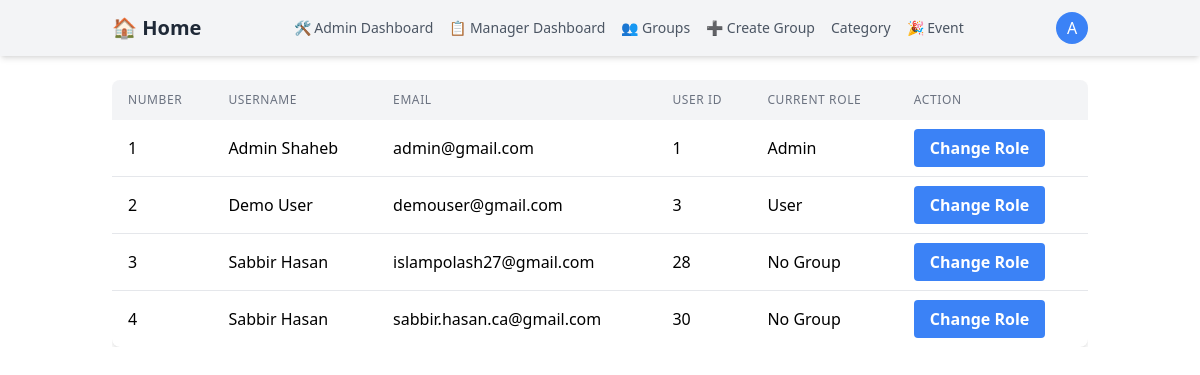
/users/admin/dashboard/ (signed in), run on an earlier commit of the app's database.
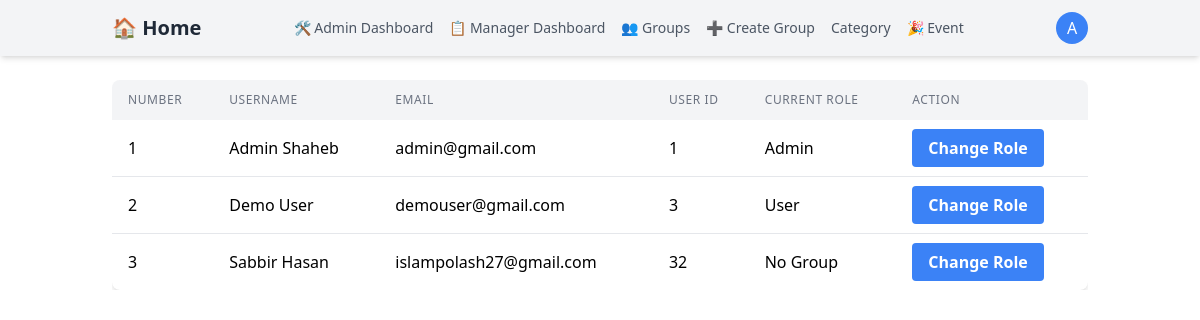
And on a later commit of the database.
### users/models.py (models this page shows, shortened)
class CustomUser(AbstractUser):
    bio = models.TextField(blank=True)
    location = models.CharField(max_length=200, blank=True, null=True)
    profession = models.CharField(max_length=200, blank=True, null=True)
    profile_image = models.ImageField(
        upload_to="profile_images",
        default='profile_images/default.png',
        blank=True,
        null=True
    )
    phone_number = models.CharField(
        max_length=11,
        validators=[
            RegexValidator(
                regex=r'^\+?1?\d{9,15}$',
                message="Phone number must be entered in the format: '+88'. Up to 11 digits allowed."
            )
        ], blank=True, null=True
    )
    objects = CustomUserManager()

### users/views.py (the view)
# urls.py: path('admin/dashboard/', AdminDashbaord.as_view(), name='admin-dashboard'),
@method_decorator(user_passes_test(is_manager_or_admin, login_url="no_permission"), name="dispatch")
class AdminDashbaord(View):
    def get(self, request, *args, **kwargs):
        users = User.objects.prefetch_related(
        Prefetch('groups',  queryset=Group.objects.all(), to_attr='all_groups')
        ).all()
        for user in users:
            if user.all_groups:
                user.group_name = user.all_groups[0].name
            else:
                user.group_name = "No Group"
        return render(request, "admin/dashboard.html", {'users': users})

### users/context_processors.py (called while the page is built)
def profile_image(request):
    default_image_url = "https://i.ibb.co/Ndzhyjzz/image.png"
    if request.user.is_authenticated:
        if request.user.profile_image:
            return {'profile_image': request.user.profile_image.url}
        else:
            return {'profile_image': default_image_url}
    else:
        return {'profile_image': default_image_url}

### users/views.py (called while the page is built)
def is_manager(user):
    return "Manager" in [group.name for group in user.groups.all()]

def is_admin(user):
    return "Admin" in [group.name for group in user.groups.all()]

def is_manager_or_admin(user):
    return user.is_authenticated and (is_manager(user) or is_admin(user))

### users/templates/admin/dashboard.html (shortened to what this page needs)
{% load static %}
<!DOCTYPE html>
<html lang="en">
  <head>
    <link rel="stylesheet" href="{% static 'css/output.css' %}">
    <link rel="stylesheet" href="{% static "css/style.css" %}">
  </head>
  <body>
    <header class="bg-gray-100 shadow-md">
      <nav class="container mx-auto px-6 py-3">
        <div class="flex justify-between items-center">
          <a href="{% url "home" %}" class="text-xl font-bold text-gray-800"
            >🏠 Home</a
          >
          <div class="hidden md:flex space-x-4 text-sm font-medium text-gray-600">
            {% if user.is_authenticated and user.is_staff %}
            <a
              href="{% url "dashboard" %}"
              class="text-gray-600 hover:text-gray-800"
              >
              🛠️ Admin Dashboard
              </a
            >
            {% endif %}
            <a
              href="{% url "admin_event" %}"
              class="text-gray-600 hover:text-gray-800"
              >📋 Manager Dashboard</a
            >
            {% if user.is_authenticated and user.is_staff %}
            <a href="{% url 'group_list' %}" class="text-gray-600 hover:text-gray-800"
              >👥 Groups</a
            >
            {% endif %}
            {% if user.is_authenticated and user.is_staff %}
            <a
              href="{% url 'create_group' %}"
              class="text-gray-600 hover:text-gray-800"
              >➕ Create Group</a
            >
            {% endif %}
              <div class="relative drpdwn">
                <button id="category-text" class="text-gray-600 hover:text-gray-800">Category</button>
              </div>
              <a href="{% url "admin_event" %}" class="relative">
                <button class="text-gray-600 rounded-full hover:text-gray-800">🎉 Event</button>
              </a>
          </div>
          <div class="flex items-center">
            <div class="relative">
              <button id="user-menu-button" class="rounded-full p-2 bg-blue-500 text-white w-8 h-8
                flex items-center justify-center hover:bg-gray-700">
                    {% if user.groups.all.0.name == "Admin" %}
                        A
                    {% elif user.groups.all.0.name == "Manager" %}
                        M
                    {% else %}
                        U
                    {% endif %}
                </button>
            </div>
          </div>
        </div>
      </nav>
    </header>
    <main>
      {% if user.is_authenticated and user.is_staff %}
      {% include "admin/user_list.html" %}
      {% endif %}
    </main>
  </body>
  </html>

### users/templates/admin/user_list.html
<div class="container mx-auto p-6">
    <div class="overflow-x-auto">
      <table class="min-w-full bg-white shadow-md rounded-lg overflow-hidden">
        <thead class="bg-gray-100">
          <tr>
            <th
              class="px-4 py-3 text-left text-xs font-medium text-gray-500 uppercase tracking-wider"
            >
              Number
            </th>
            <th
              class="px-4 py-3 text-left text-xs font-medium text-gray-500 uppercase tracking-wider"
            >
              Username
            </th>
            <th
              class="px-4 py-3 text-left text-xs font-medium text-gray-500 uppercase tracking-wider"
            >
              Email
            </th>
            <th
              class="px-4 py-3 text-left text-xs font-medium text-gray-500 uppercase tracking-wider"
            >
              User ID
            </th>
            <th
              class="px-4 py-3 text-left text-xs font-medium text-gray-500 uppercase tracking-wider"
            >
              Current Role
            </th>
            <th
              class="px-4 py-3 text-left text-xs font-medium text-gray-500 uppercase tracking-wider"
            >
              Action
            </th>
          </tr>
        </thead>
        <tbody class="divide-y divide-gray-200">
            {% for user in users %}
            <tr class="hover:bg-gray-50">
                <td class="px-4 py-4 whitespace-nowrap"> {{forloop.counter}} </td>
                <td class="px-4 py-4 whitespace-nowrap"> {{user.first_name}} {{user.last_name}} </td>
                <td class="px-4 py-4 whitespace-nowrap">{{user.email}}</td>
                <td class="px-4 py-4 whitespace-nowrap"> {{user.id}} </td>
                <td class="px-4 py-4 whitespace-nowrap"> {{user.group_name}} </td>
                <td class="px-4 py-4 whitespace-nowrap">
                  <a
                    href="{% url 'assign_role' user.id %}"
                    class="bg-blue-500 hover:bg-blue-600 text-white font-bold py-2 px-4 rounded"
                  >
                    Change Role
                  </a>
                </td>
              </tr>
            {% endfor %}
        </tbody>
      </table>
    </div>
  </div>

What changed in the data, as far as the page shows it:
removed CustomUser: first_name "Sabbir", last_name "Hasan", email "islampolash27@gmail.com", id "28", group_name "No Group"
removed CustomUser: first_name "Sabbir", last_name "Hasan", email "sabbir.hasan.ca@gmail.com", id "30", group_name "No Group"
added CustomUser: first_name "Sabbir", last_name "Hasan", email "islampolash27@gmail.com", id "32", group_name "No Group"
